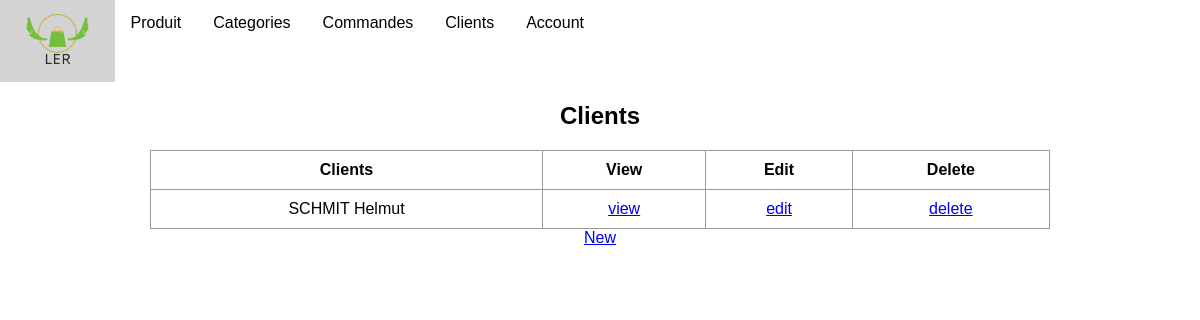
Before: /employer/clients/list/ with the older database file.
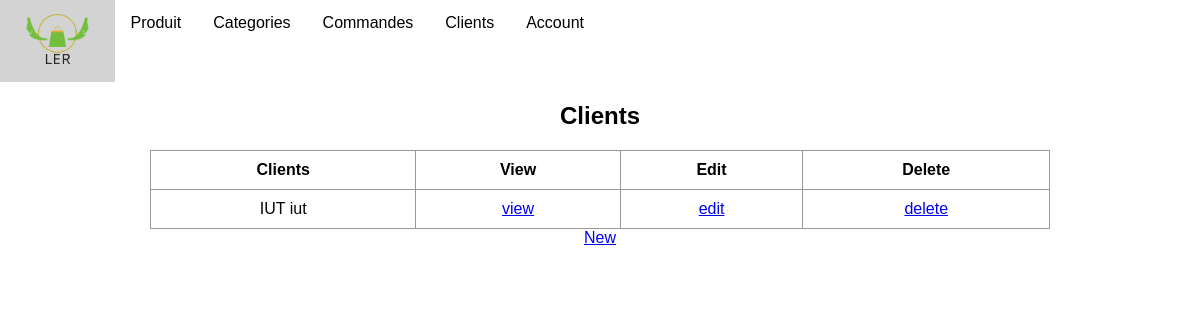
After: the same page with the newer database file.
### employer/models.py (models this page shows)
class Clients(models.Model):
    nom = models.CharField(max_length=30)
    prenom = models.CharField(max_length=30)
    date_insci = models.DateField()
    addr = models.CharField(max_length=50)
    username = models.TextField(null=False)
    def __str__(self) -> str:
        return str(str(self.prenom).upper()+" " +str(self.nom))

### employer/views/clients/clients_list.py (the view)
# urls.py: path('clients/list/', ClientsListView.as_view(), name='clients_list'),
class ClientsListView(ListView):
    model = Clients
    template_name = "clients/clients_list.html"

### Drive/templates/clients/clients_list.html (shortened to what this page needs)
{% extends "main.html" %}
{% block content %}
<h2 class="form-title">Clients</h2>
<table class="table table-fluid">
    <thead>
        <tr>
            <th>Clients</th>
            <th>View</th>
            <th>Edit</th>
            <th>Delete</th>
        </tr>
    </thead>
    <tbody>
        {% for Clients in object_list %}
        <tr>
            <td>{{ Clients }}</td>
            <td><a href="{% url "clients_detail" Clients.id %}">view</a></td>
            <td><a href="{% url "clients_update" Clients.id %}">edit</a></td>
            <td><a href="{% url "clients_delete" Clients.id %}">delete</a></td>
        </tr>
        {% endfor %}
    </tbody>
</table>
<a href="{% url "clients_create" %}">New</a>
</div>
{% endblock %}

Changed rows visible on the page:
removed Clients: prenom+nom "SCHMIT Helmut"
added Clients: prenom+nom "IUT iut"
